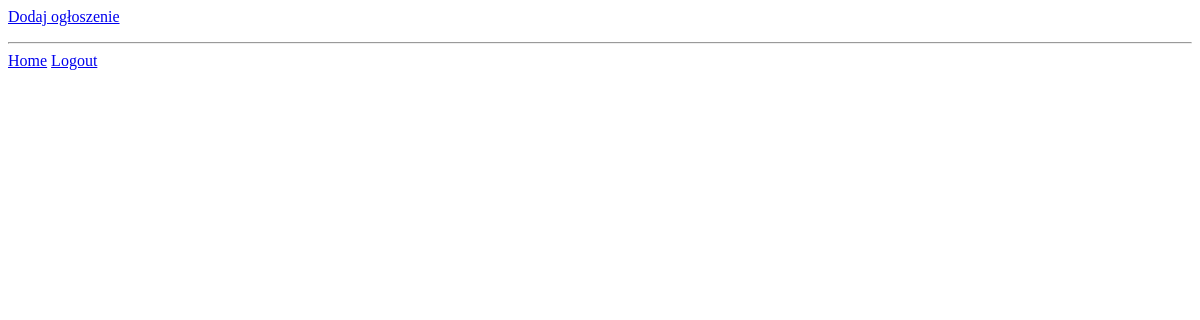
Page /school/ogloszenia/ (signed in) on the earlier database version.
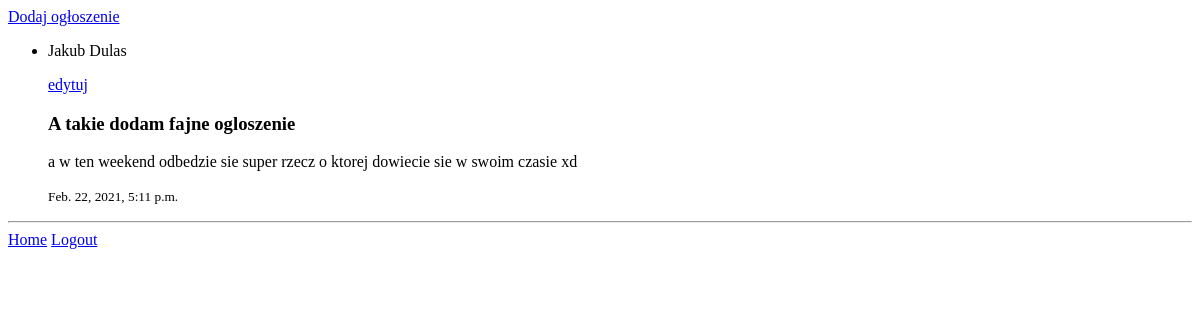
Same page on the later database version.
### teacher/models.py (models this page shows, shortened)
class Announcement(models.Model):
    school_year = models.ForeignKey(SchoolYear, on_delete=models.CASCADE)
    school = models.ForeignKey(School, on_delete=models.CASCADE)
    teacher = models.ForeignKey(Teacher, on_delete=models.CASCADE)
    topic = models.CharField(max_length=100)
    content = models.TextField()
    date = models.DateTimeField(auto_now_add=True)

class Teacher(models.Model):
    user = models.OneToOneField(User, on_delete=models.CASCADE)
    school = models.ForeignKey(School, on_delete=models.CASCADE, null=True)

### teacher/views.py (the view)
# urls.py: path('ogloszenia/', announcement_list, name='announcement_list'),
def announcement_list(request):
    announcement_qs = Announcement.objects.filter(
        school=request.user.teacher.school,
        school_year=SchoolYear.get_current_school_year(request.user.teacher.school)
    ).order_by('-date').all()
    context = {
        'announcement_qs': announcement_qs
    }
    return render(request, 'teacher/announcement_list.html', context)

### teacher/models.py (called while the page is built)
    @staticmethod
    def get_current_school_year(school):
        school_year = SchoolYear.objects.filter(
            school=school,
            start__lte=datetime.datetime.today().date(),
            end__gte=datetime.datetime.today().date(),
        ).first()
        return school_year

### templates/teacher/announcement_list.html (shortened to what this page needs)
{% extends 'base.html' %}
{% block content %}
<a href="{% url 'add_announcement' %}">Dodaj ogłoszenie</a>
<ul>
{% for announcement in announcement_qs %}
    <li>
        <p>{{ announcement.teacher.user.first_name }} {{ announcement.teacher.user.last_name }}</p>
        {% if announcement.teacher == request.user.teacher %}
        <a href="{% url 'edit_announcement' announcement.id %}">edytuj</a>
        {% endif %}
        <h3>{{ announcement.topic }}</h3>
        <p>{{ announcement.content|linebreaks }}</p>
        <small>{{ announcement.date }}</small>
    </li>
{% endfor %}
</ul>
{% endblock %}

### templates/base.html (shortened to what this page needs)
{% load static %}
<!DOCTYPE html>
<html lang="en">
<head>
</head>
<body>
{% block content %}
{% endblock %}
<hr>
<a href="{% url "home" %}">Home</a>
{% if request.user.is_authenticated %}
    <a href="{% url 'logout' %}">Logout</a>
{% else %}
    <a href="{% url 'login' %}">Login</a>
    <a href="{% url 'register' %}">Register</a>
{% endif %}
</body>
</html>

Differences in the rows shown:
added Announcement: teacher.user.first_name "Jakub", teacher.user.last_name "Dulas", shows "edytuj", topic "A takie dodam fajne ogloszenie", content "a w ten weekend odbedzie sie super rzecz o ktorej dowiecie sie w swoim czasie xd", date "Feb. 22, 2021, 5:11 p.m."
